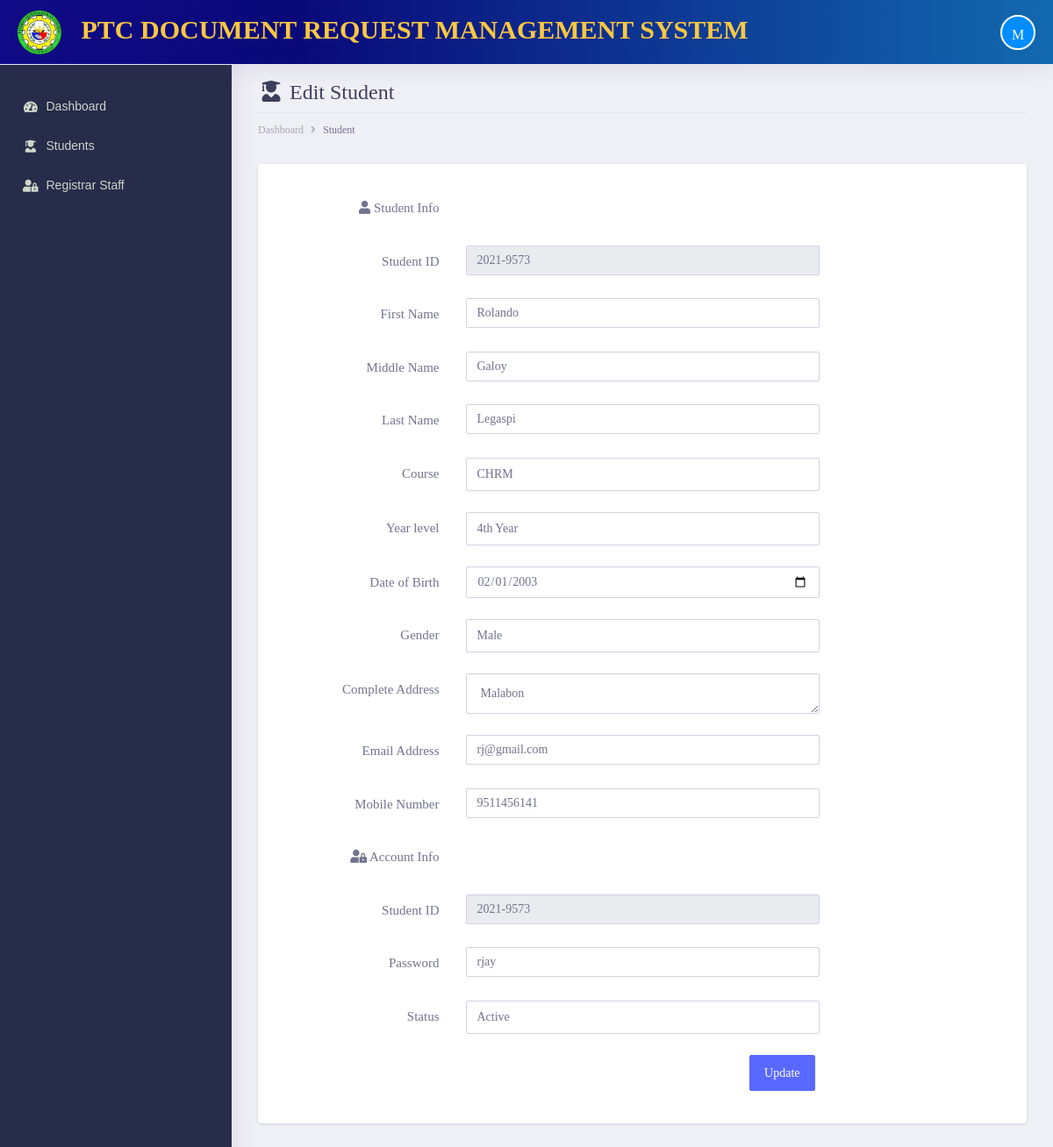
The app's page /admin/documents/edit-student.php?student=133&student-number=2021-9573 (signed in) with its own data.
### tables this page shows
CREATE TABLE `tbl_student` (
  `student_id` int(11) NOT NULL,
  `studentID_no` text NOT NULL,
  `first_name` varchar(255) NOT NULL,
  `middle_name` varchar(255) NOT NULL,
  `last_name` varchar(255) NOT NULL,
  `course` varchar(255) NOT NULL,
  `year_level` varchar(255) NOT NULL,
  `date_ofbirth` varchar(255) NOT NULL,
  `gender` varchar(255) NOT NULL,
  `complete_address` varchar(255) NOT NULL,
  `email_address` varchar(255) NOT NULL,
  `mobile_number` varchar(255) NOT NULL,
  `username` varchar(255) NOT NULL,
  `password` varchar(255) DEFAULT NULL,
  `account_status` enum('Active','Inactive') DEFAULT 'Active',
  `date_created` date NOT NULL DEFAULT current_timestamp()
);

### admin/documents/edit-student.php (the view, shortened to what this page needs)
<?php include('main_header/header.php');?>
<?php include('left_sidebar/sidebar.php');?>
<div class="dashboard-wrapper">
    <div class="container-fluid  dashboard-content">
        <div class="row">
            <div class="col-xl-12 col-lg-12 col-md-12 col-sm-12 col-12">
                <div class="page-header">
                    <h2 class="pageheader-title"><i class="fa fa-fw fa-user-graduate"></i>  Edit Student </h2>
                    <div class="page-breadcrumb">
                        <nav aria-label="breadcrumb">
                            <ol class="breadcrumb">
                                <li class="breadcrumb-item"><a href="#" class="breadcrumb-link">Dashboard</a></li>
                                <li class="breadcrumb-item active" aria-current="page">Student</li>
                            </ol>
                        </nav>
                    </div>
                </div>
            </div>
        </div>
        <?php
        include '../init/model/config/connection2.php';
        $GET_studid = intval($_GET['student']);
        $student_number = $_GET['student-number'];
        $sql = "SELECT * FROM `tbl_student` WHERE `student_id`= ? AND studentID_no = ?";
        $stmt = $conn->prepare($sql);
        $stmt->bind_param("is", $GET_studid, $student_number);
        $stmt->execute();
        $result = $stmt->get_result();
        while ($row = $result->fetch_assoc()) {
            $studentID_no = $row['studentID_no'];
            $first_name = $row['first_name'];
            $middle_name = $row['middle_name'];
            $last_name = $row['last_name'];
            $courses = $row['course'];
            $year_level = $row['year_level'];
            $date_ofbirth = strftime('%Y-%m-%d', strtotime($row['date_ofbirth']));
            $gender = $row['gender'];
            $complete_address = $row['complete_address'];
            $email_address = $row['email_address'];
            $mobile_number = $row['mobile_number'];
            $username = $row['username'];
            $password = $row['password'];
            $account_status = $row['account_status'];
        ?>
        <div class="row">
            <div class="col-xl-12 col-lg-12 col-md-12 col-sm-12 col-12">
                <div class="card influencer-profile-data">
                    <div class="card-body">
                        <form id="validationform" name="student_form" data-parsley-validate="" novalidate="" method="POST">
                            <div class="form-group row">
                                <label class="col-12 col-sm-3 col-form-label text-sm-right"><i class="fa fa-user"></i> Student Info</label>
                            </div>
                            <div class="form-group row">
                                <label class="col-12 col-sm-3 col-form-label text-sm-right">Student ID</label>
                                <div class="col-12 col-sm-8 col-lg-6">
                                    <input data-parsley-type="alphanum" type="text" name="studentID_no" value="<?= $studentID_no; ?>" required="" placeholder="" class="form-control" readonly>
                                </div>
                            </div>
                            <div class="form-group row">
                                <label class="col-12 col-sm-3 col-form-label text-sm-right">First Name</label>
                                <div class="col-12 col-sm-8 col-lg-6">
                                    <input data-parsley-type="alphanum" type="text" name="first_name" value="<?= $first_name; ?>" required="" placeholder="" class="form-control">
                                </div>
                            </div>
                            <div class="form-group row">
                                <label class="col-12 col-sm-3 col-form-label text-sm-right">Middle Name</label>
                                <div class="col-12 col-sm-8 col-lg-6">
                                    <input data-parsley-type="alphanum" type="text" name="middle_name" value="<?= $middle_name; ?>" required="" placeholder="" class="form-control">
                                </div>
                            </div>
                            <div class="form-group row">
                                <label class="col-12 col-sm-3 col-form-label text-sm-right">Last Name</label>
                                <div class="col-12 col-sm-8 col-lg-6">
                                    <input data-parsley-type="alphanum" type="text" name="last_name" value="<?= $last_name; ?>" required="" placeholder="" class="form-control">
                                </div>
                            </div>
                            <div class="form-group row">
                                <label class="col-12 col-sm-3 col-form-label text-sm-right">Course</label>
                                <div class="col-12 col-sm-8 col-lg-6">
                                    <select data-parsley-type="alphanum" type="text" value="<?= $courses; ?>" id="year_level" required="" placeholder="" class="form-control">
                                        <option value="<?= $courses; ?>" hidden><?= $courses; ?></option>
                                    </select>
                                </div>
                            </div>
                            <div class="form-group row">
                                <label class="col-12 col-sm-3 col-form-label text-sm-right">Year level</label>
                                <div class="col-12 col-sm-8 col-lg-6">
                                    <select data-parsley-type="alphanum" type="text" value="<?= $year_level; ?>" id="year_level" required="" placeholder="" class="form-control">
                                        <option value="<?= $year_level; ?>" hidden><?= $year_level; ?></option>
                                    </select>
                                </div>
                            </div>
                            <div class="form-group row">
                                <label class="col-12 col-sm-3 col-form-label text-sm-right">Date of Birth</label>
                                <div class="col-12 col-sm-8 col-lg-6">
                                    <input data-parsley-type="alphanum" type="date" value="<?php echo $date_ofbirth; ?>" name="date_ofbirth" required="" placeholder="" class="form-control">
                                </div>
                            </div>
                            <div class="form-group row">
                                <label class="col-12 col-sm-3 col-form-label text-sm-right">Gender</label>
                                <div class="col-12 col-sm-8 col-lg-6">
                                    <select data-parsley-type="alphanum" type="text" value="<?= $gender; ?>" id="gender" required="" placeholder="" class="form-control">
                                        <option value="<?= $gender; ?>" hidden><?= $gender; ?></option>
                                    </select>
                                </div>
                            </div>
                            <div class="form-group row">
                                <label class="col-12 col-sm-3 col-form-label text-sm-right">Complete Address</label>
                                <div class="col-12 col-sm-8 col-lg-6">
                                    <textarea rows="1" data-parsley-type="alphanum" type="text" name="complete_address" required="" placeholder="" class="form-control"><?= $complete_address; ?></textarea>
                                </div>
                            </div>
                            <div class="form-group row">
                                <label class="col-12 col-sm-3 col-form-label text-sm-right">Email Address</label>
                                <div class="col-12 col-sm-8 col-lg-6">
                                    <input data-parsley-type="alphanum" type="email" value="<?= $email_address; ?>" name="email_address" required="" placeholder="" class="form-control">
                                </div>
                            </div>
                            <div class="form-group row">
                                <label class="col-12 col-sm-3 col-form-label text-sm-right">Mobile Number</label>
                                <div class="col-12 col-sm-8 col-lg-6">
                                    <input data-parsley-type="alphanum" type="text" value="<?= $mobile_number;?>" name="mobile_number" minlength="11" maxlength="11" required="" placeholder="" class="form-control">
                                </div>
                            </div>
                            <div class="form-group row">
                                <label class="col-12 col-sm-3 col-form-label text-sm-right"><i class="fa fa-user-lock"></i> Account Info</label>
                            </div>
                            <div class="form-group row">
                                <label class="col-12 col-sm-3 col-form-label text-sm-right">Student ID</label>
                                <div class="col-12 col-sm-8 col-lg-6">
                                    <input data-parsley-type="alphanum" type="text" value="<?= $username;?>" name="username" required="" placeholder="" class="form-control" readonly>
                                </div>
                            </div>
                            <div class="form-group row">
                                <label class="col-12 col-sm-3 col-form-label text-sm-right">Password</label>
                                <div class="col-12 col-sm-8 col-lg-6">
                                    <input data-parsley-type="alphanum" type="passwrd" value="<?= $password; ?>" name="password" required="" placeholder="" class="form-control">
                                </div>
                            </div>
                            <div class="form-group row">
                                <label class="col-12 col-sm-3 col-form-label text-sm-right">Status</label>
                                <div class="col-12 col-sm-8 col-lg-6">
                                    <select data-parsley-type="alphanum" type="text" value="<?= $account_status; ?>" id="account_status" required="" placeholder="" class="form-control">
                                        <option value="<?= $account_status; ?>" hidden><?= $account_status; ?></option>
                                    </select>
                                </div>
                            </div>
                            <div class="form-group row text-right">
                                <div class="col col-sm-10 col-lg-9 offset-sm-1 offset-lg-0">
                                    <button class="btn btn-space btn-primary">Update</button>
                                </div>
                            </div>
                        </form>
                        <?php } ?>
                    </div>
                </div>
            </div>
        </div>
    </div>
</div>
</body>
</html>

### records on screen
tbl_student: studentID_no "2021-9573", first_name "Rolando", middle_name "Galoy", last_name "Legaspi", course "CHRM", year_level "4th Year", date_ofbirth "02/01/2003", gender "Male", complete_address "Malabon", email_address "rj@gmail.com", mobile_number "9511456141", username "2021-9573", password "rjay", account_status "Active"
